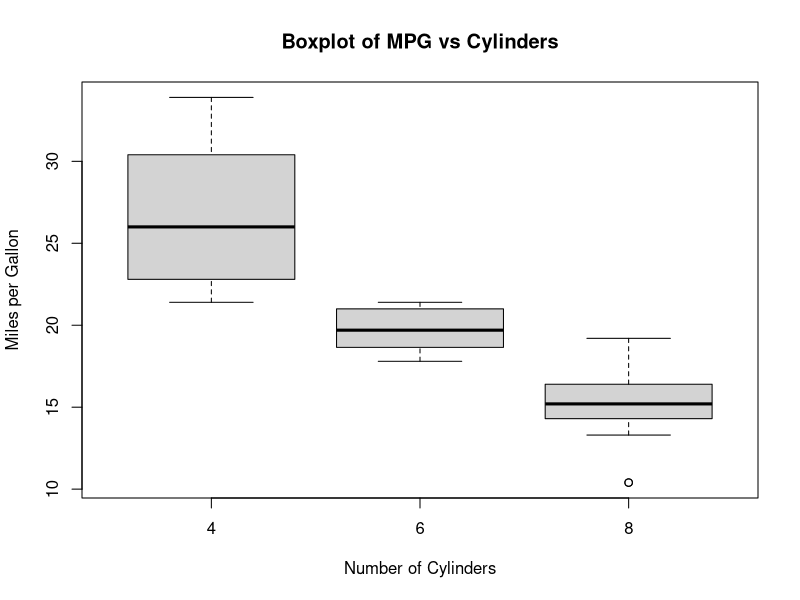

The R source for this figure:
# Load the mtcars dataset
data(mtcars)

# Create a boxplot for mpg vs cyl
boxplot(mpg ~ cyl, data = mtcars, xlab = "Number of Cylinders", ylab = "Miles per Gallon",
        main = "Boxplot of MPG vs Cylinders")
